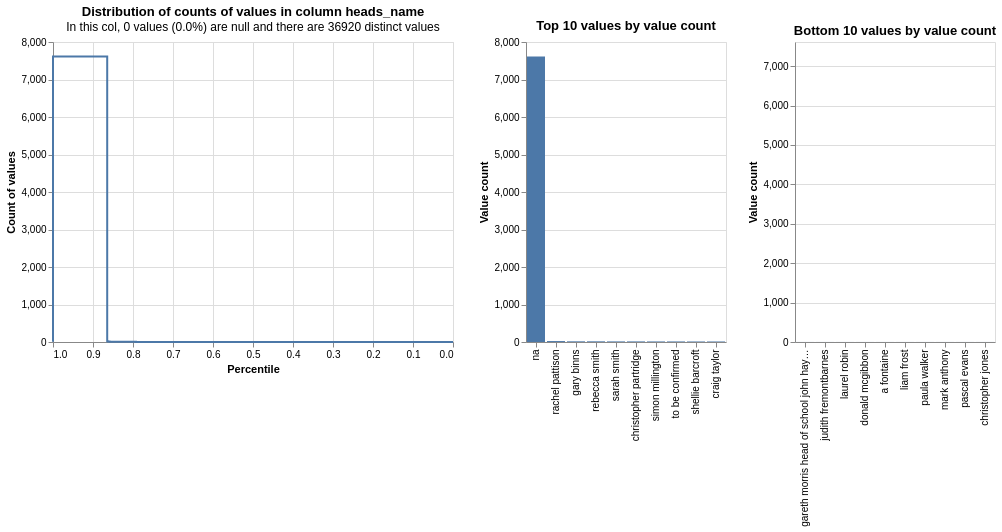

Source (notebook cell):
### Code cell
profile_columns(gias, db_api=db_api, column_expressions=["heads_name"])

### Figure 1 — Vega-Lite specification as saved in the notebook (floating-point values rounded to 4 significant figures)
{"config": {"view": {"continuousWidth": 400, "continuousHeight": 300}}, "vconcat": [{"hconcat": [{"mark": {"type": "line", "interpolate": "step-before"}, "data": {"values": [{"percentile_ex_nulls": 0.8463, "percentile_inc_nulls": 0.8463, "value_count": 7, "group_name": "heads_name", "total_non_null_rows": 56172, "total_rows_inc_nulls": 56172, "sum_tokens_in_value_count_group": 287, "distinct_value_count": 36920}, {"percentile_ex_nulls": 0.8356, "percentile_inc_nulls": 0.8356, "value_count": 6, "group_name": "heads_name", "total_non_null_rows": 56172, "total_rows_inc_nulls": 56172, "sum_tokens_in_value_count_group": 606, "distinct_value_count": 36920}, {"percentile_ex_nulls": 0.8227, "percentile_inc_nulls": 0.8227, "value_count": 5, "group_name": "heads_name", "total_non_null_rows": 56172, "total_rows_inc_nulls": 56172, "sum_tokens_in_value_count_group": 720, "distinct_value_count": 36920}, {"percentile_ex_nulls": 0.7926, "percentile_inc_nulls": 0.7926, "value_count": 4, "group_name": "heads_name", "total_non_null_rows": 56172, "total_rows_inc_nulls": 56172, "sum_tokens_in_value_count_group": 1692, "distinct_value_count": 36920}, {"percentile_ex_nulls": 0.7197, "percentile_inc_nulls": 0.7197, "value_count": 3, "group_name": "heads_name", "total_non_null_rows": 56172, "total_rows_inc_nulls": 56172, "sum_tokens_in_value_count_group": 4095, "distinct_value_count": 36920}, {"percentile_ex_nulls": 0.5184, "percentile_inc_nulls": 0.5184, "value_count": 2, "group_name": "heads_name", "total_non_null_rows": 56172, "total_rows_inc_nulls": 56172, "sum_tokens_in_value_count_group": 11306, "distinct_value_count": 36920}, {"percentile_ex_nulls": 0.8609, "percentile_inc_nulls": 0.8609, "value_count": 13, "group_name": "heads_name", "total_non_null_rows": 56172, "total_rows_inc_nulls": 56172, "sum_tokens_in_value_count_group": 39, "distinct_value_count": 36920}, {"percentile_ex_nulls": 0.8598, "percentile_inc_nulls": 0.8598, "value_count": 12, "group_name": "heads_name", "total_non_null_rows": 56172, "total_rows_inc_nulls": 56172, "sum_tokens_in_value_count_group": 60, "distinct_value_count": 36920}, {"percentile_ex_nulls": 0.8586, "percentile_inc_nulls": 0.8586, "value_count": 11, "group_name": "heads_name", "total_non_null_rows": 56172, "total_rows_inc_nulls": 56172, "sum_tokens_in_value_count_group": 66, "distinct_value_count": 36920}, {"percentile_ex_nulls": 0.8568, "percentile_inc_nulls": 0.8568, "value_count": 10, "group_name": "heads_name", "total_non_null_rows": 56172, "total_rows_inc_nulls": 56172, "sum_tokens_in_value_count_group": 100, "distinct_value_count": 36920}, {"percentile_ex_nulls": 0.8546, "percentile_inc_nulls": 0.8546, "value_count": 9, "group_name": "heads_name", "total_non_null_rows": 56172, "total_rows_inc_nulls": 56172, "sum_tokens_in_value_count_group": 126, "distinct_value_count": 36920}, {"percentile_ex_nulls": 0.8515, "percentile_inc_nulls": 0.8515, "value_count": 8, "group_name": "heads_name", "total_non_null_rows": 56172, "total_rows_inc_nulls": 56172, "sum_tokens_in_value_count_group": 176, "distinct_value_count": 36920}, {"percentile_ex_nulls": 0.8645, "percentile_inc_nulls": 0.8645, "value_count": 7612, "group_name": "heads_name", "total_non_null_rows": 56172, "total_rows_inc_nulls": 56172, "sum_tokens_in_value_count_group": 7612, "distinct_value_count": 36920}, {"percentile_ex_nulls": 0.864, "percentile_inc_nulls": 0.864, "value_count": 25, "group_name": "heads_name", "total_non_null_rows": 56172, "total_rows_inc_nulls": 56172, "sum_tokens_in_value_count_group": 25, "distinct_value_count": 36920}, {"percentile_ex_nulls": 0.8634, "percentile_inc_nulls": 0.8634, "value_count": 18, "group_name": "heads_name", "total_non_null_rows": 56172, "total_rows_inc_nulls": 56172, "sum_tokens_in_value_count_group": 36, "distinct_value_count": 36920}, {"percentile_ex_nulls": 0.8628, "percentile_inc_nulls": 0.8628, "value_count": 16, "group_name": "heads_name", "total_non_null_rows": 56172, "total_rows_inc_nulls": 56172, "sum_tokens_in_value_count_group": 32, "distinct_value_count": 36920}, {"percentile_ex_nulls": 0.8623, "percentile_inc_nulls": 0.8623, "value_count": 15, "group_name": "heads_name", "total_non_null_rows": 56172, "total_rows_inc_nulls": 56172, "sum_tokens_in_value_count_group": 30, "distinct_value_count": 36920}, {"percentile_ex_nulls": 0.8616, "percentile_inc_nulls": 0.8616, "value_count": 14, "group_name": "heads_name", "total_non_null_rows": 56172, "total_rows_inc_nulls": 56172, "sum_tokens_in_value_count_group": 42, "distinct_value_count": 36920}, {"percentile_ex_nulls": 0.0, "percentile_inc_nulls": 0.0, "value_count": 1, "group_name": "heads_name", "total_non_null_rows": 56172, "total_rows_inc_nulls": 56172, "sum_tokens_in_value_count_group": 29122, "distinct_value_count": 36920}, {"percentile_ex_nulls": 1.0, "percentile_inc_nulls": 1.0, "value_count": 7, "group_name": "heads_name", "total_non_null_rows": 56172, "total_rows_inc_nulls": 56172, "sum_tokens_in_value_count_group": 287, "distinct_value_count": 36920}]}, "encoding": {"tooltip": [{"field": "value_count", "type": "quantitative"}, {"field": "percentile_ex_nulls", "type": "quantitative"}, {"field": "percentile_inc_nulls", "type": "quantitative"}, {"field": "total_non_null_rows", "type": "quantitative"}, {"field": "total_rows_inc_nulls", "type": "quantitative"}], "x": {"field": "percentile_ex_nulls", "sort": "descending", "title": "Percentile", "type": "quantitative"}, "y": {"field": "value_count", "title": "Count of values", "type": "quantitative"}}, "title": {"text": "Distribution of counts of values in column heads_name", "subtitle": "In this col, 0 values (0.0%) are null and there are 36920 distinct values"}}, {"mark": "bar", "data": {"values": [{"value_count": 7612, "group_name": "heads_name", "value": "na", "total_non_null_rows": 56172, "total_rows_inc_nulls": 56172, "distinct_value_count": 36920}, {"value_count": 25, "group_name": "heads_name", "value": "rachel pattison", "total_non_null_rows": 56172, "total_rows_inc_nulls": 56172, "distinct_value_count": 36920}, {"value_count": 18, "group_name": "heads_name", "value": "gary binns", "total_non_null_rows": 56172, "total_rows_inc_nulls": 56172, "distinct_value_count": 36920}, {"value_count": 18, "group_name": "heads_name", "value": "rebecca smith", "total_non_null_rows": 56172, "total_rows_inc_nulls": 56172, "distinct_value_count": 36920}, {"value_count": 16, "group_name": "heads_name", "value": "sarah smith", "total_non_null_rows": 56172, "total_rows_inc_nulls": 56172, "distinct_value_count": 36920}, {"value_count": 16, "group_name": "heads_name", "value": "christopher partridge", "total_non_null_rows": 56172, "total_rows_inc_nulls": 56172, "distinct_value_count": 36920}, {"value_count": 15, "group_name": "heads_name", "value": "simon millington", "total_non_null_rows": 56172, "total_rows_inc_nulls": 56172, "distinct_value_count": 36920}, {"value_count": 15, "group_name": "heads_name", "value": "to be confirmed", "total_non_null_rows": 56172, "total_rows_inc_nulls": 56172, "distinct_value_count": 36920}, {"value_count": 14, "group_name": "heads_name", "value": "shellie barcroft", "total_non_null_rows": 56172, "total_rows_inc_nulls": 56172, "distinct_value_count": 36920}, {"value_count": 14, "group_name": "heads_name", "value": "craig taylor", "total_non_null_rows": 56172, "total_rows_inc_nulls": 56172, "distinct_value_count": 36920}]}, "encoding": {"tooltip": [{"field": "value", "type": "nominal"}, {"field": "value_count", "type": "quantitative"}, {"field": "total_non_null_rows", "type": "quantitative"}, {"field": "total_rows_inc_nulls", "type": "quantitative"}], "x": {"field": "value", "sort": "-y", "title": null, "type": "nominal"}, "y": {"field": "value_count", "title": "Value count", "type": "quantitative"}}, "title": "Top 10 values by value count"}, {"mark": "bar", "data": {"values": [{"value_count": 1, "group_name": "heads_name", "value": "gareth morris head of school john hayes executive head", "total_non_null_rows": 56172, "total_rows_inc_nulls": 56172, "distinct_value_count": 36920}, {"value_count": 1, "group_name": "heads_name", "value": "judith fremontbarnes", "total_non_null_rows": 56172, "total_rows_inc_nulls": 56172, "distinct_value_count": 36920}, {"value_count": 1, "group_name": "heads_name", "value": "laurel robin", "total_non_null_rows": 56172, "total_rows_inc_nulls": 56172, "distinct_value_count": 36920}, {"value_count": 1, "group_name": "heads_name", "value": "donald mcgibbon", "total_non_null_rows": 56172, "total_rows_inc_nulls": 56172, "distinct_value_count": 36920}, {"value_count": 1, "group_name": "heads_name", "value": "a fontaine", "total_non_null_rows": 56172, "total_rows_inc_nulls": 56172, "distinct_value_count": 36920}, {"value_count": 1, "group_name": "heads_name", "value": "liam frost", "total_non_null_rows": 56172, "total_rows_inc_nulls": 56172, "distinct_value_count": 36920}, {"value_count": 1, "group_name": "heads_name", "value": "paula walker", "total_non_null_rows": 56172, "total_rows_inc_nulls": 56172, "distinct_value_count": 36920}, {"value_count": 1, "group_name": "heads_name", "value": "mark anthony", "total_non_null_rows": 56172, "total_rows_inc_nulls": 56172, "distinct_value_count": 36920}, {"value_count": 1, "group_name": "heads_name", "value": "pascal evans", "total_non_null_rows": 56172, "total_rows_inc_nulls": 56172, "distinct_value_count": 36920}, {"value_count": 1, "group_name": "heads_name", "value": "christopher jones", "total_non_null_rows": 56172, "total_rows_inc_nulls": 56172, "distinct_value_count": 36920}]}, "encoding": {"tooltip": [{"field": "value", "type": "nominal"}, {"field": "value_count", "type": "quantitative"}, {"field": "total_non_null_rows", "type": "quantitative"}, {"field": "total_rows_inc_nulls", "type": "quantitative"}], "x": {"field": "value", "sort": "-y", "title": null, "type": "nominal"}, "y": {"field": "value_count", "scale": {"domain": [0, 7612]}, "title": "Value count", "type": "quantitative"}}, "title": "Bottom 10 values by value count"}]}], "$schema": "https://vega.github.io/schema/vega-lite/v5.9.3.json"}
